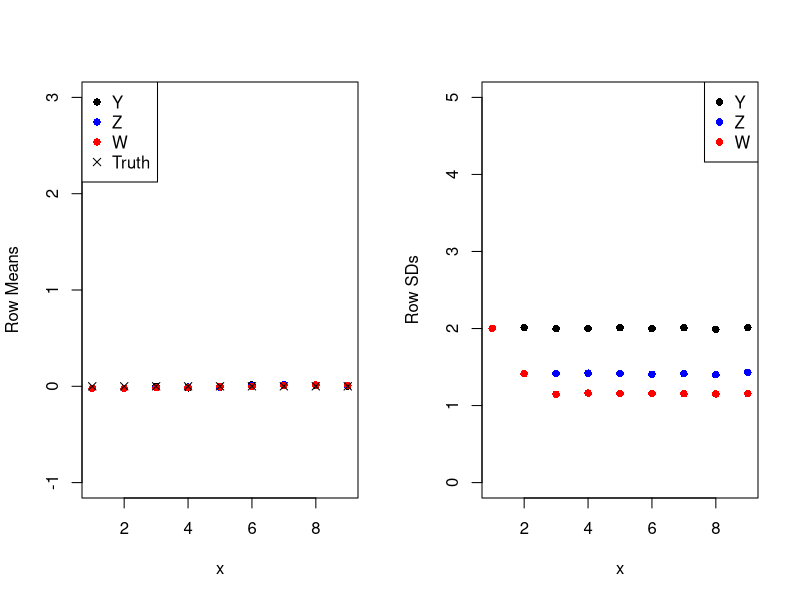
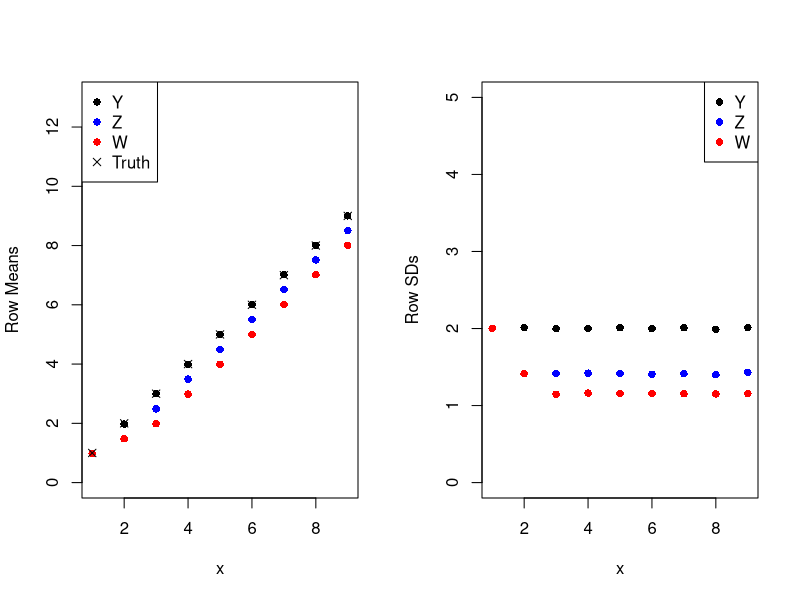
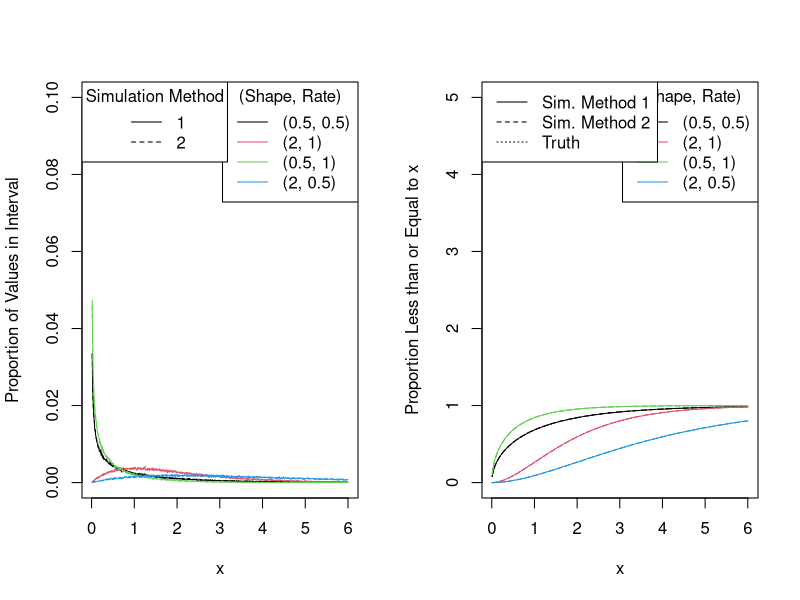
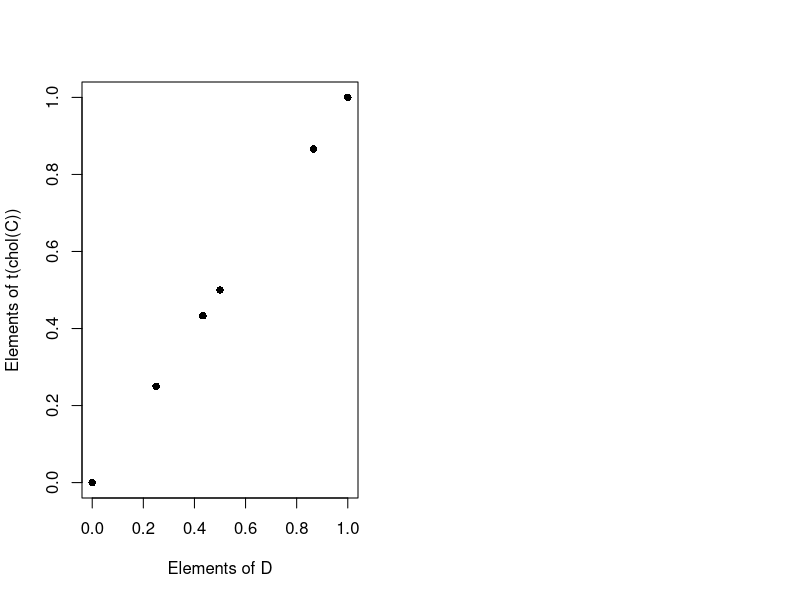

Here is the R script that generated these plots, in order:
## ---- chunk 1
set.seed(378213)
x <- seq(1, 9, by = 1)
Y <- matrix(sample((-3):3, 9*10000, replace = TRUE), nrow = 9, ncol = 10000)
## ---- chunk 2
Z <- apply(Y, 2, function(x) {
  c(x[1], mean(x[1:2]), mean(x[2:3]), mean(x[3:4]), mean(x[4:5]), mean(x[5:6]),
    mean(x[6:7]), mean(x[7:8]), mean(x[8:9]))
})
W <- apply(Y, 2, function(x) {
  c(x[1], mean(x[1:2]), mean(x[1:3]), mean(x[2:4]), mean(x[3:5]), mean(x[4:6]),
    mean(x[5:7]), mean(x[6:8]), mean(x[7:9]))
})
ymean <- apply(Y, 1, mean)
zmean <- apply(Z, 1, mean)
wmean <- apply(W, 1, mean)
ysd <- apply(Y, 1, sd)
zsd <- apply(Z, 1, sd)
wsd <- apply(W, 1, sd)
## ---- chunk 3
par(mfrow = c(1, 2))
plot(x, ymean, pch = 16, ylim = c(-1, 3), ylab = "Row Means")
points(x, zmean, pch = 16, col = "blue")
points(x, wmean, pch = 16, col = "red")
points(x, rep(0, length(x)), pch = 4)
legend("topleft", col = c("black", "blue", "red", "black"), legend = c("Y", "Z", "W", "Truth"),
       pch = c(rep(16, 3), 4))

plot(x, ysd, pch = 16,
     ylim = c(0, 5), ylab = "Row SDs")
points(x, zsd, pch = 16, col = "blue")
points(x, wsd, pch = 16, col = "red")
legend("topright", col = c("black", "blue", "red"), legend = c("Y", "Z", "W"),
       pch = 16)
## ---- chunk 4
Y <- x + Y 
Z <- apply(Y, 2, function(x) {
  c(x[1], mean(x[1:2]), mean(x[2:3]), mean(x[3:4]), mean(x[4:5]), mean(x[5:6]),
    mean(x[6:7]), mean(x[7:8]), mean(x[8:9]))
})
W <- apply(Y, 2, function(x) {
  c(x[1], mean(x[1:2]), mean(x[1:3]), mean(x[2:4]), mean(x[3:5]), mean(x[4:6]),
    mean(x[5:7]), mean(x[6:8]), mean(x[7:9]))
})
ymean <- apply(Y, 1, mean)
zmean <- apply(Z, 1, mean)
wmean <- apply(W, 1, mean)
ysd <- apply(Y, 1, sd)
zsd <- apply(Z, 1, sd)
wsd <- apply(W, 1, sd)

par(mfrow = c(1, 2))
plot(x, ymean, pch = 16, ylim = c(0, 13), ylab = "Row Means")
points(x, zmean, pch = 16, col = "blue")
points(x, wmean, pch = 16, col = "red")
points(x, x, pch = 4)
legend("topleft", col = c("black", "blue", "red", "black"), legend = c("Y", "Z", "W", "Truth"),
       pch = c(rep(16, 3), 4))

plot(x, ysd, pch = 16,
     ylim = c(0, 5), ylab = "Row SDs")
points(x, zsd, pch = 16, col = "blue")
points(x, wsd, pch = 16, col = "red")
legend("topright", col = c("black", "blue", "red"), legend = c("Y", "Z", "W"),
       pch = 16)
## ---- chunk 5
Y <- matrix(c(0.5, 2, 0.5, 2, 0.5, 1, 1, 0.5), 
            nrow = 4, ncol = 2)
x <- seq(0.01, 6, by = 0.01)
## ---- chunk 6
W <- matrix(NA, ncol = 100000, nrow = 4)
for (i in 1:nrow(Y)) {
  W[i, ] <- rgamma(ncol(W), shape = Y[i, 1], rate = Y[i, 2])
}
## ---- chunk 7
V <- matrix(NA, ncol = 100000, nrow = 4)
for (i in 1:nrow(Y)) {
  V[i, ] <- rgamma(ncol(V), shape = Y[i, 1], rate = 1)/Y[i, 2]
}
## ---- chunk 8
pV <- pW <- matrix(NA, ncol = length(x) - 1, nrow = 4)
for (j in 1:ncol(pV)) {
  for (i in 1:nrow(V)) {
  pV[i, j] <- mean(V[i, ] > x[j] & V[i, ] <= x[j + 1])
  pW[i, j] <- mean(W[i, ] > x[j] & W[i, ] <= x[j + 1])
  }
}
## ---- chunk 9
xmid <- (x[-1] + x[-length(x)])/2
## ---- chunk 10
plot(xmid, pV[1, ], type = "n", ylim = c(0, 0.1), 
     xlab = "x", ylab = "Proportion of Values in Interval")
for (i in 1:4) {
  lines(xmid, pV[i, ], col = i, lty = 2)
  lines(xmid, pW[i, ], col = i)
}
legend("topright", col = 1:4, 
       legend = c("(0.5, 0.5)", "(2, 1)", "(0.5, 1)", "(2, 0.5)"), 
       lty = 1,
       title = "(Shape, Rate)")
legend("topleft", col = c(1, 1), 
       legend = c("1", "2"), 
       lty = c(1, 2),
       title = "Simulation Method")
## ---- chunk 11
qV <- qW <- matrix(NA, ncol = length(x), nrow = 4)
for (j in 1:ncol(qV)) {
  for (i in 1:nrow(V)) {
  qV[i, j] <- mean(V[i, ] <= x[j])
  qW[i, j] <- mean(W[i, ] <= x[j])
  }
}
## ---- chunk 12
qT <- matrix(NA, ncol = length(x), nrow = 4)
for (i in 1:nrow(Y)) {
  qT[i, ] <- pgamma(x, shape = Y[i, 1], rate = Y[i, 2])
}
## ---- chunk 13
plot(x, qV[1, ], type = "n", ylim = c(0, 5), 
     xlab = "x", ylab = "Proportion Less than or Equal to x")
for (i in 1:4) {
  lines(x, qV[i, ], col = i, lty = 2)
  lines(x, qW[i, ], col = i)
  lines(x, qT[i, ], col = i, lty = 3)
}
legend("topright", col = 1:4, 
       legend = c("(0.5, 0.5)", "(2, 1)", "(0.5, 1)", "(2, 0.5)"), 
       lty = 1,
       title = "(Shape, Rate)")
legend("topleft", col = c(1, 1, 1), 
       legend = c("Sim. Method 1", "Sim. Method 2", "Truth"), 
       lty = c(1, 2, 3))
## ---- chunk 14
z <- rnorm(3)
## ---- chunk 15
y <- rep(NA, length(z))
y[1] <- z[1]
for (i in 2:length(z)) {
  y[i] <- 0.5*y[i - 1] + z[i]*sqrt(0.75)
}
## ---- chunk 16
D <- matrix(0, length(z), length(z))
D[1, 1] <- 1
D[2, 1] <- 0.5
D[2, 2] <- sqrt(0.75)
D[3, 1] <- 0.5^2
D[3, 2] <- 0.5*sqrt(0.75)
D[3, 3] <- sqrt(0.75)
## ---- chunk 17
C <- matrix(NA, nrow = 3, ncol = 3)
for (i in 1:nrow(C)) {
  for (j in 1:ncol(C)) {
    C[i, j] <- 0.5^abs(i - j)
  }
}
## ---- chunk 18
plot(c(D), c(t(chol(C))), xlab = "Elements of D", ylab = "Elements of t(chol(C))",
     pch = 16)
